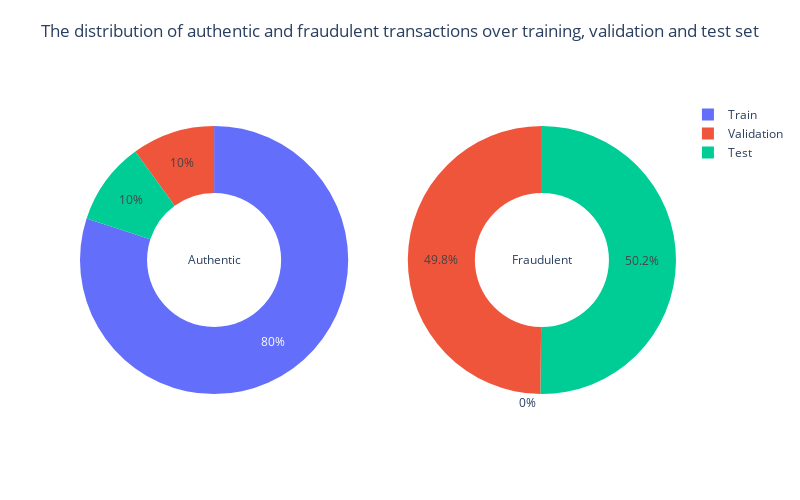

Notebook code for this chart:
### Code cell
# Distribution of authentic and fraudulent transactions over training, validation and test set
labels = ['Train', 'Validation', 'Test']
values_0 = [len(y_train[y_train == 0]), len(y_val[y_val == 0]), len(y_test[y_test == 0])]
values_1 = [len(y_train[y_train == 1]), len(y_val[y_val == 1]), len(y_test[y_test == 1])]
fig = make_subplots(rows = 1, cols = 2, specs = [[{'type': 'domain'}, {'type': 'domain'}]])
fig.add_trace(go.Pie(values = values_0, labels = labels, hole = 0.5, textinfo = 'percent', title = "Authentic"),
              row = 1, col = 1)
fig.add_trace(go.Pie(values = values_1, labels = labels, hole = 0.5, textinfo = 'percent', title = "Fraudulent"),
              row = 1, col = 2)
text_title = "The distribution of authentic and fraudulent transactions over training, validation and test set"
fig.update_layout(height = 500, width = 800, showlegend = True, title = dict(text = text_title, x = 0.5, y = 0.95)) 
fig.show()

### Figure 1 — Plotly figure (JSON) as saved in the notebook; plotly's stock layout.template omitted (floating-point values rounded to 4 significant figures)
{"data": [{"domain": {"x": [0, 0.45], "y": [0, 1]}, "hole": 0.5, "labels": ["Train", "Validation", "Test"], "textinfo": "percent", "title": {"text": "Authentic"}, "type": "pie", "values": [113703, 14213, 14213]}, {"domain": {"x": [0.55, 1], "y": [0, 1]}, "hole": 0.5, "labels": ["Train", "Validation", "Test"], "textinfo": "percent", "title": {"text": "Fraudulent"}, "type": "pie", "values": [0, 134, 135]}], "layout": {"height": 500, "showlegend": true, "title": {"text": "The distribution of authentic and fraudulent transactions over training, validation and test set", "x": 0.5, "y": 0.95}, "width": 800}}
